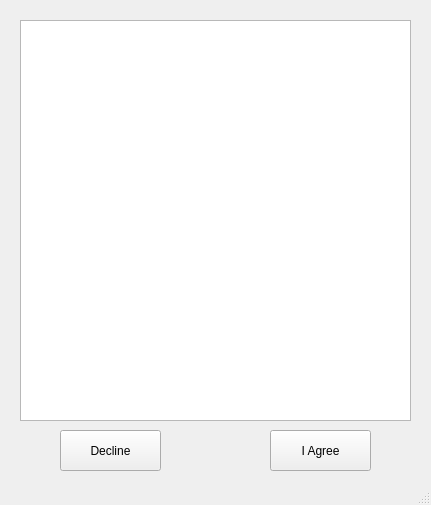
<?xml version="1.0" encoding="UTF-8"?>
<ui version="4.0">
 <class>userAgreement</class>
 <widget class="QMainWindow" name="userAgreement">
  <property name="geometry">
   <rect>
    <x>0</x>
    <y>0</y>
    <width>431</width>
    <height>505</height>
   </rect>
  </property>
  <property name="minimumSize">
   <size>
    <width>400</width>
    <height>300</height>
   </size>
  </property>
  <property name="maximumSize">
   <size>
    <width>800</width>
    <height>600</height>
   </size>
  </property>
  <property name="windowTitle">
   <string>MainWindow</string>
  </property>
  <widget class="QWidget" name="centralWidget">
   <widget class="QTextBrowser" name="textBrowser">
    <property name="geometry">
     <rect>
      <x>20</x>
      <y>20</y>
      <width>391</width>
      <height>401</height>
     </rect>
    </property>
   </widget>
   <widget class="QPushButton" name="agreeButton">
    <property name="geometry">
     <rect>
      <x>270</x>
      <y>430</y>
      <width>101</width>
      <height>41</height>
     </rect>
    </property>
    <property name="text">
     <string>I Agree</string>
    </property>
   </widget>
   <widget class="QPushButton" name="declineButton">
    <property name="geometry">
     <rect>
      <x>60</x>
      <y>430</y>
      <width>101</width>
      <height>41</height>
     </rect>
    </property>
    <property name="text">
     <string>Decline</string>
    </property>
   </widget>
  </widget>
  <widget class="QStatusBar" name="statusBar"/>
 </widget>
 <layoutdefault spacing="6" margin="11"/>
 <resources/>
 <connections/>
</ui>
